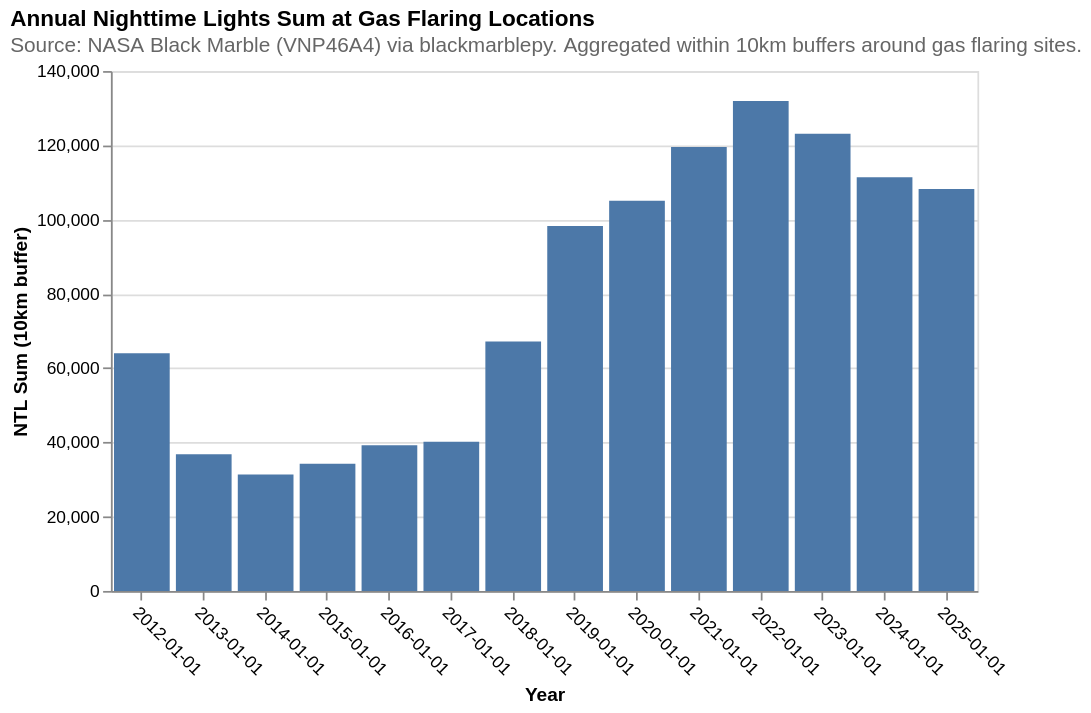

Source (notebook cell):
### Markdown cell above
### Trends in Annual Gas Flaring

### Code cell
import altair as alt

ntl_adm0_annual = pd.read_csv('../../data/ntl/aggregated/annual/ntl_syr_adm0_annual.csv')

chart = (
    alt.Chart(ntl_adm0_annual)
    .mark_bar()
    .encode(
        x=alt.X('date:O', axis=alt.Axis(title='Year', labelAngle=45)),
        y=alt.Y('ntl_gf_10km_sum:Q', axis=alt.Axis(title='NTL Sum (10km buffer)')),
        tooltip=['date:O', 'ntl_gf_10km_sum:Q'],
    )
    .properties(
        title=alt.TitleParams(
            text='Annual Nighttime Lights Sum at Gas Flaring Locations',
            anchor='start',
            subtitle='Source: NASA Black Marble (VNP46A4) via blackmarblepy. Aggregated within 10km buffers around gas flaring sites.',
            subtitleColor='#666666',
        ),
        width=500,
        height=300,
    )
)

chart

### Figure 1 — Vega-Lite specification as saved in the notebook (floating-point values rounded to 4 significant figures)
{"config": {"view": {"continuousWidth": 300, "continuousHeight": 300}}, "data": {"name": "data-310e497a7d020d37157e32a4068fe926"}, "mark": {"type": "bar"}, "encoding": {"tooltip": [{"field": "date", "type": "ordinal"}, {"field": "ntl_gf_10km_sum", "type": "quantitative"}], "x": {"axis": {"labelAngle": 45, "title": "Year"}, "field": "date", "type": "ordinal"}, "y": {"axis": {"title": "NTL Sum (10km buffer)"}, "field": "ntl_gf_10km_sum", "type": "quantitative"}}, "height": 300, "title": {"text": "Annual Nighttime Lights Sum at Gas Flaring Locations", "anchor": "start", "subtitle": "Source: NASA Black Marble (VNP46A4) via blackmarblepy. Aggregated within 10km buffers around gas flaring sites.", "subtitleColor": "#666666"}, "width": 500, "$schema": "https://vega.github.io/schema/vega-lite/v5.20.1.json", "datasets": {"data-310e497a7d020d37157e32a4068fe926": [{"NAME_EN": "Syrian Arab Republic", "NAM_EN_REF": "Syrian Arab Republic", "NAME_AR": "الجمهورية العربية السورية", "PCODE": "SY", "UPDATE_DAT": "2015-12-16", "ntl_sum": 504400.0, "date": "2012-01-01", "ntl_gf_5km_sum": 47990.0, "ntl_nogf_5km_sum": 456000.0, "ntl_gf_10km_sum": 64000.0, "ntl_nogf_10km_sum": 439900.0}, {"NAME_EN": "Syrian Arab Republic", "NAM_EN_REF": "Syrian Arab Republic", "NAME_AR": "الجمهورية العربية السورية", "PCODE": "SY", "UPDATE_DAT": "2015-12-16", "ntl_sum": 254800.0, "date": "2013-01-01", "ntl_gf_5km_sum": 27890.0, "ntl_nogf_5km_sum": 226800.0, "ntl_gf_10km_sum": 36780.0, "ntl_nogf_10km_sum": 217600.0}, {"NAME_EN": "Syrian Arab Republic", "NAM_EN_REF": "Syrian Arab Republic", "NAME_AR": "الجمهورية العربية السورية", "PCODE": "SY", "UPDATE_DAT": "2015-12-16", "ntl_sum": 182100.0, "date": "2014-01-01", "ntl_gf_5km_sum": 23770.0, "ntl_nogf_5km_sum": 158200.0, "ntl_gf_10km_sum": 31370.0, "ntl_nogf_10km_sum": 150400.0}, {"NAME_EN": "Syrian Arab Republic", "NAM_EN_REF": "Syrian Arab Republic", "NAME_AR": "الجمهورية العربية السورية", "PCODE": "SY", "UPDATE_DAT": "2015-12-16", "ntl_sum": 138100.0, "date": "2015-01-01", "ntl_gf_5km_sum": 28380.0, "ntl_nogf_5km_sum": 109500.0, "ntl_gf_10km_sum": 34240.0, "ntl_nogf_10km_sum": 103500.0}, {"NAME_EN": "Syrian Arab Republic", "NAM_EN_REF": "Syrian Arab Republic", "NAME_AR": "الجمهورية العربية السورية", "PCODE": "SY", "UPDATE_DAT": "2015-12-16", "ntl_sum": 135100.0, "date": "2016-01-01", "ntl_gf_5km_sum": 34030.0, "ntl_nogf_5km_sum": 100900.0, "ntl_gf_10km_sum": 39230.0, "ntl_nogf_10km_sum": 95550.0}, {"NAME_EN": "Syrian Arab Republic", "NAM_EN_REF": "Syrian Arab Republic", "NAME_AR": "الجمهورية العربية السورية", "PCODE": "SY", "UPDATE_DAT": "2015-12-16", "ntl_sum": 145800.0, "date": "2017-01-01", "ntl_gf_5km_sum": 34090.0, "ntl_nogf_5km_sum": 111600.0, "ntl_gf_10km_sum": 40180.0, "ntl_nogf_10km_sum": 105400.0}, {"NAME_EN": "Syrian Arab Republic", "NAM_EN_REF": "Syrian Arab Republic", "NAME_AR": "الجمهورية العربية السورية", "PCODE": "SY", "UPDATE_DAT": "2015-12-16", "ntl_sum": 221400.0, "date": "2018-01-01", "ntl_gf_5km_sum": 61540.0, "ntl_nogf_5km_sum": 159600.0, "ntl_gf_10km_sum": 67170.0, "ntl_nogf_10km_sum": 153800.0}, {"NAME_EN": "Syrian Arab Republic", "NAM_EN_REF": "Syrian Arab Republic", "NAME_AR": "الجمهورية العربية السورية", "PCODE": "SY", "UPDATE_DAT": "2015-12-16", "ntl_sum": 268300.0, "date": "2019-01-01", "ntl_gf_5km_sum": 91350.0, "ntl_nogf_5km_sum": 176600.0, "ntl_gf_10km_sum": 98280.0, "ntl_nogf_10km_sum": 169600.0}, {"NAME_EN": "Syrian Arab Republic", "NAM_EN_REF": "Syrian Arab Republic", "NAME_AR": "الجمهورية العربية السورية", "PCODE": "SY", "UPDATE_DAT": "2015-12-16", "ntl_sum": 246900.0, "date": "2020-01-01", "ntl_gf_5km_sum": 99050.0, "ntl_nogf_5km_sum": 147600.0, "ntl_gf_10km_sum": 105100.0, "ntl_nogf_10km_sum": 141600.0}, {"NAME_EN": "Syrian Arab Republic", "NAM_EN_REF": "Syrian Arab Republic", "NAME_AR": "الجمهورية العربية السورية", "PCODE": "SY", "UPDATE_DAT": "2015-12-16", "ntl_sum": 229100.0, "date": "2021-01-01", "ntl_gf_5km_sum": 113300.0, "ntl_nogf_5km_sum": 115500.0, "ntl_gf_10km_sum": 119500.0, "ntl_nogf_10km_sum": 109400.0}, {"NAME_EN": "Syrian Arab Republic", "NAM_EN_REF": "Syrian Arab Republic", "NAME_AR": "الجمهورية العربية السورية", "PCODE": "SY", "UPDATE_DAT": "2015-12-16", "ntl_sum": 246700.0, "date": "2022-01-01", "ntl_gf_5km_sum": 124400.0, "ntl_nogf_5km_sum": 122000.0, "ntl_gf_10km_sum": 131900.0, "ntl_nogf_10km_sum": 114600.0}, {"NAME_EN": "Syrian Arab Republic", "NAM_EN_REF": "Syrian Arab Republic", "NAME_AR": "الجمهورية العربية السورية", "PCODE": "SY", "UPDATE_DAT": "2015-12-16", "ntl_sum": 262900.0, "date": "2023-01-01", "ntl_gf_5km_sum": 113900.0, "ntl_nogf_5km_sum": 148500.0, "ntl_gf_10km_sum": 123100.0, "ntl_nogf_10km_sum": 139500.0}, {"NAME_EN": "Syrian Arab Republic", "NAM_EN_REF": "Syrian Arab Republic", "NAME_AR": "الجمهورية العربية السورية", "PCODE": "SY", "UPDATE_DAT": "2015-12-16", "ntl_sum": 251200.0, "date": "2024-01-01", "ntl_gf_5km_sum": 106500.0, "ntl_nogf_5km_sum": 144500.0, "ntl_gf_10km_sum": 111400.0, "ntl_nogf_10km_sum": 139700.0}, {"NAME_EN": "Syrian Arab Republic", "NAM_EN_REF": "Syrian Arab Republic", "NAME_AR": "الجمهورية العربية السورية", "PCODE": "SY", "UPDATE_DAT": "2015-12-16", "ntl_sum": 321400.0, "date": "2025-01-01", "ntl_gf_5km_sum": 96790.0, "ntl_nogf_5km_sum": 224100.0, "ntl_gf_10km_sum": 108200.0, "ntl_nogf_10km_sum": 212800.0}]}}
